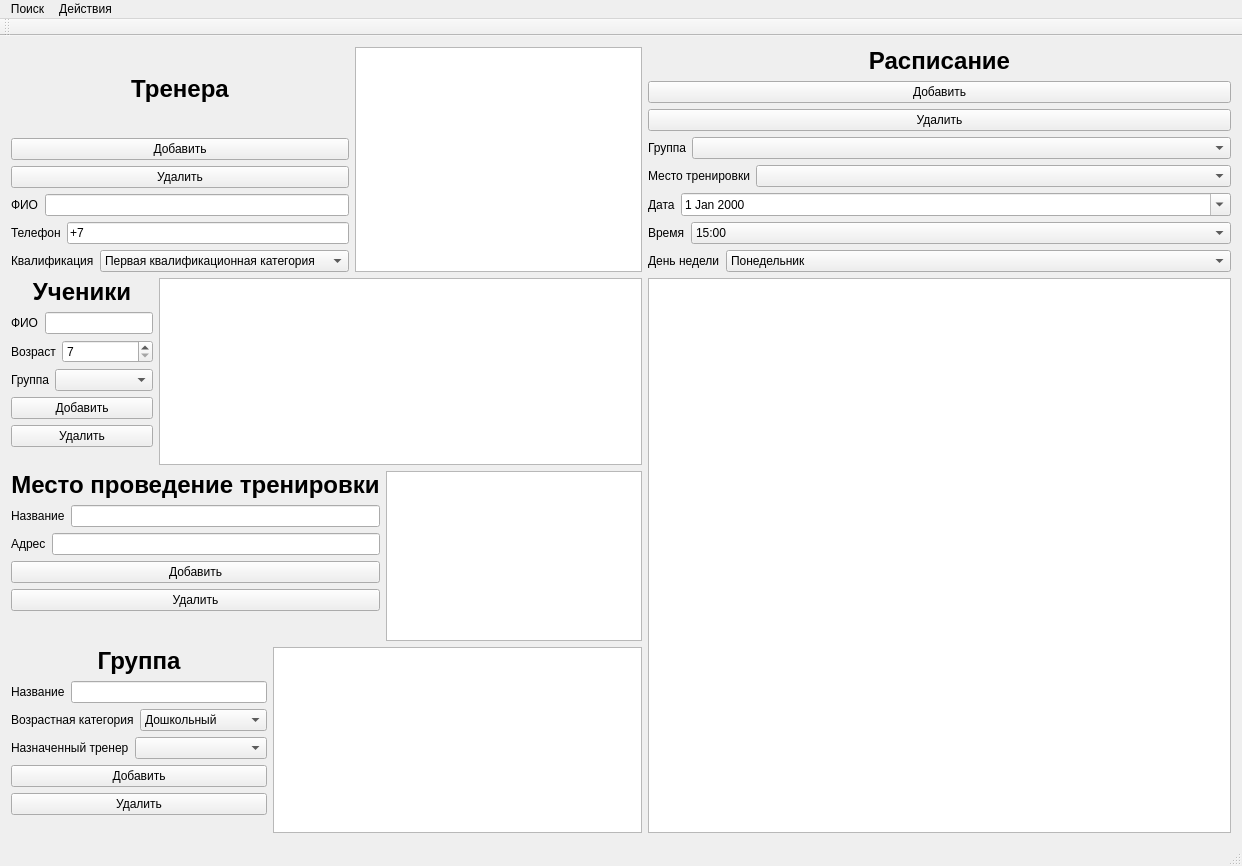
<?xml version="1.0" encoding="UTF-8"?>
<ui version="4.0">
 <class>MainWindow</class>
 <widget class="QMainWindow" name="MainWindow">
  <property name="geometry">
   <rect>
    <x>0</x>
    <y>0</y>
    <width>1242</width>
    <height>866</height>
   </rect>
  </property>
  <property name="windowTitle">
   <string>MainWindow</string>
  </property>
  <widget class="QWidget" name="centralWidget">
   <layout class="QGridLayout" name="gridLayout_4">
    <item row="1" column="4">
     <widget class="QPushButton" name="pushButton_9">
      <property name="text">
       <string>Добавить</string>
      </property>
     </widget>
    </item>
    <item row="11" column="0" colspan="3">
     <layout class="QGridLayout" name="gridLayout_3">
      <item row="3" column="0">
       <widget class="QPushButton" name="pushButton_5">
        <property name="text">
         <string>Добавить</string>
        </property>
       </widget>
      </item>
      <item row="2" column="0">
       <layout class="QHBoxLayout" name="horizontalLayout_17">
        <item>
         <widget class="QLabel" name="label_22">
          <property name="sizePolicy">
           <sizepolicy hsizetype="Maximum" vsizetype="Preferred">
            <horstretch>0</horstretch>
            <verstretch>0</verstretch>
           </sizepolicy>
          </property>
          <property name="text">
           <string>Адрес</string>
          </property>
         </widget>
        </item>
        <item>
         <widget class="QLineEdit" name="lineEdit_9">
          <property name="sizePolicy">
           <sizepolicy hsizetype="Minimum" vsizetype="Fixed">
            <horstretch>0</horstretch>
            <verstretch>0</verstretch>
           </sizepolicy>
          </property>
          <property name="inputMask">
           <string/>
          </property>
         </widget>
        </item>
       </layout>
      </item>
      <item row="5" column="0">
       <spacer name="verticalSpacer_2">
        <property name="orientation">
         <enum>Qt::Vertical</enum>
        </property>
        <property name="sizeHint" stdset="0">
         <size>
          <width>20</width>
          <height>40</height>
         </size>
        </property>
       </spacer>
      </item>
      <item row="0" column="0">
       <widget class="QLabel" name="label_20">
        <property name="text">
         <string>&lt;html&gt;&lt;head/&gt;&lt;body&gt;&lt;p align=&quot;center&quot;&gt;&lt;span style=&quot; font-size:18pt; font-weight:600;&quot;&gt;Место проведение тренировки&lt;/span&gt;&lt;/p&gt;&lt;/body&gt;&lt;/html&gt;</string>
        </property>
       </widget>
      </item>
      <item row="1" column="0">
       <layout class="QHBoxLayout" name="horizontalLayout_16">
        <item>
         <widget class="QLabel" name="label_21">
          <property name="sizePolicy">
           <sizepolicy hsizetype="Maximum" vsizetype="Preferred">
            <horstretch>0</horstretch>
            <verstretch>0</verstretch>
           </sizepolicy>
          </property>
          <property name="text">
           <string>Название</string>
          </property>
         </widget>
        </item>
        <item>
         <widget class="QLineEdit" name="lineEdit_8">
          <property name="sizePolicy">
           <sizepolicy hsizetype="Minimum" vsizetype="Fixed">
            <horstretch>0</horstretch>
            <verstretch>0</verstretch>
           </sizepolicy>
          </property>
         </widget>
        </item>
       </layout>
      </item>
      <item row="4" column="0">
       <widget class="QPushButton" name="pushButton_6">
        <property name="text">
         <string>Удалить</string>
        </property>
       </widget>
      </item>
     </layout>
    </item>
    <item row="11" column="3">
     <widget class="QTableView" name="tableView_4">
      <property name="sizePolicy">
       <sizepolicy hsizetype="Minimum" vsizetype="Expanding">
        <horstretch>0</horstretch>
        <verstretch>0</verstretch>
       </sizepolicy>
      </property>
     </widget>
    </item>
    <item row="3" column="4">
     <layout class="QHBoxLayout" name="horizontalLayout_12">
      <item>
       <widget class="QLabel" name="label_16">
        <property name="sizePolicy">
         <sizepolicy hsizetype="Maximum" vsizetype="Preferred">
          <horstretch>0</horstretch>
          <verstretch>0</verstretch>
         </sizepolicy>
        </property>
        <property name="text">
         <string>Группа</string>
        </property>
       </widget>
      </item>
      <item>
       <widget class="QComboBox" name="comboBox_4">
        <property name="sizePolicy">
         <sizepolicy hsizetype="Minimum" vsizetype="Fixed">
          <horstretch>0</horstretch>
          <verstretch>0</verstretch>
         </sizepolicy>
        </property>
       </widget>
      </item>
     </layout>
    </item>
    <item row="4" column="4">
     <layout class="QHBoxLayout" name="horizontalLayout_13">
      <item>
       <widget class="QLabel" name="label_17">
        <property name="sizePolicy">
         <sizepolicy hsizetype="Maximum" vsizetype="Preferred">
          <horstretch>0</horstretch>
          <verstretch>0</verstretch>
         </sizepolicy>
        </property>
        <property name="text">
         <string>&lt;html&gt;&lt;head/&gt;&lt;body&gt;&lt;p&gt;Место тренировки&lt;/p&gt;&lt;/body&gt;&lt;/html&gt;</string>
        </property>
       </widget>
      </item>
      <item>
       <widget class="QComboBox" name="comboBox_5">
        <property name="sizePolicy">
         <sizepolicy hsizetype="Minimum" vsizetype="Fixed">
          <horstretch>0</horstretch>
          <verstretch>0</verstretch>
         </sizepolicy>
        </property>
       </widget>
      </item>
     </layout>
    </item>
    <item row="5" column="4">
     <layout class="QHBoxLayout" name="horizontalLayout_14">
      <item>
       <widget class="QLabel" name="label_18">
        <property name="sizePolicy">
         <sizepolicy hsizetype="Maximum" vsizetype="Preferred">
          <horstretch>0</horstretch>
          <verstretch>0</verstretch>
         </sizepolicy>
        </property>
        <property name="text">
         <string>Дата</string>
        </property>
       </widget>
      </item>
      <item>
       <widget class="QDateEdit" name="dateEdit">
        <property name="calendarPopup">
         <bool>true</bool>
        </property>
       </widget>
      </item>
     </layout>
    </item>
    <item row="6" column="4">
     <layout class="QHBoxLayout" name="horizontalLayout_8">
      <item>
       <widget class="QLabel" name="label_9">
        <property name="sizePolicy">
         <sizepolicy hsizetype="Maximum" vsizetype="Preferred">
          <horstretch>0</horstretch>
          <verstretch>0</verstretch>
         </sizepolicy>
        </property>
        <property name="text">
         <string>Время</string>
        </property>
       </widget>
      </item>
      <item>
       <widget class="QComboBox" name="comboBox_8">
        <property name="sizePolicy">
         <sizepolicy hsizetype="Minimum" vsizetype="Fixed">
          <horstretch>0</horstretch>
          <verstretch>0</verstretch>
         </sizepolicy>
        </property>
        <item>
         <property name="text">
          <string>15:00</string>
         </property>
        </item>
        <item>
         <property name="text">
          <string>16:00</string>
         </property>
        </item>
        <item>
         <property name="text">
          <string>17:00</string>
         </property>
        </item>
        <item>
         <property name="text">
          <string>18:00</string>
         </property>
        </item>
        <item>
         <property name="text">
          <string>19:00</string>
         </property>
        </item>
        <item>
         <property name="text">
          <string>20:00</string>
         </property>
        </item>
       </widget>
      </item>
     </layout>
    </item>
    <item row="7" column="4">
     <layout class="QHBoxLayout" name="horizontalLayout_15">
      <item>
       <widget class="QLabel" name="label_19">
        <property name="sizePolicy">
         <sizepolicy hsizetype="Maximum" vsizetype="Preferred">
          <horstretch>0</horstretch>
          <verstretch>0</verstretch>
         </sizepolicy>
        </property>
        <property name="text">
         <string>День недели</string>
        </property>
       </widget>
      </item>
      <item>
       <widget class="QComboBox" name="comboBox_6">
        <property name="sizePolicy">
         <sizepolicy hsizetype="Minimum" vsizetype="Fixed">
          <horstretch>0</horstretch>
          <verstretch>0</verstretch>
         </sizepolicy>
        </property>
        <item>
         <property name="text">
          <string>Понедельник</string>
         </property>
        </item>
        <item>
         <property name="text">
          <string>Вторник</string>
         </property>
        </item>
        <item>
         <property name="text">
          <string>Среда</string>
         </property>
        </item>
        <item>
         <property name="text">
          <string>Четверг</string>
         </property>
        </item>
        <item>
         <property name="text">
          <string>Пятница</string>
         </property>
        </item>
        <item>
         <property name="text">
          <string>Суббота</string>
         </property>
        </item>
        <item>
         <property name="text">
          <string>Воскресенье</string>
         </property>
        </item>
       </widget>
      </item>
     </layout>
    </item>
    <item row="0" column="0" rowspan="8" colspan="4">
     <layout class="QGridLayout" name="gridLayout_5">
      <item row="1" column="0">
       <widget class="QPushButton" name="pushButton">
        <property name="text">
         <string>Добавить</string>
        </property>
       </widget>
      </item>
      <item row="0" column="0">
       <widget class="QLabel" name="label">
        <property name="text">
         <string>&lt;html&gt;&lt;head/&gt;&lt;body&gt;&lt;p align=&quot;center&quot;&gt;&lt;span style=&quot; font-size:18pt; font-weight:600;&quot;&gt;Тренера&lt;/span&gt;&lt;/p&gt;&lt;/body&gt;&lt;/html&gt;</string>
        </property>
       </widget>
      </item>
      <item row="0" column="1" rowspan="4">
       <widget class="QTableView" name="tableView"/>
      </item>
      <item row="3" column="0">
       <layout class="QVBoxLayout" name="verticalLayout">
        <item>
         <layout class="QHBoxLayout" name="horizontalLayout_4">
          <item>
           <widget class="QLabel" name="label_2">
            <property name="sizePolicy">
             <sizepolicy hsizetype="Maximum" vsizetype="Preferred">
              <horstretch>0</horstretch>
              <verstretch>0</verstretch>
             </sizepolicy>
            </property>
            <property name="text">
             <string>ФИО</string>
            </property>
           </widget>
          </item>
          <item>
           <widget class="QLineEdit" name="lineEdit">
            <property name="sizePolicy">
             <sizepolicy hsizetype="Minimum" vsizetype="Fixed">
              <horstretch>0</horstretch>
              <verstretch>0</verstretch>
             </sizepolicy>
            </property>
           </widget>
          </item>
         </layout>
        </item>
        <item>
         <layout class="QHBoxLayout" name="horizontalLayout_3">
          <item>
           <widget class="QLabel" name="label_3">
            <property name="sizePolicy">
             <sizepolicy hsizetype="Maximum" vsizetype="Preferred">
              <horstretch>0</horstretch>
              <verstretch>0</verstretch>
             </sizepolicy>
            </property>
            <property name="text">
             <string>Телефон</string>
            </property>
           </widget>
          </item>
          <item>
           <widget class="QLineEdit" name="lineEdit_2">
            <property name="sizePolicy">
             <sizepolicy hsizetype="Minimum" vsizetype="Fixed">
              <horstretch>0</horstretch>
              <verstretch>0</verstretch>
             </sizepolicy>
            </property>
            <property name="inputMask">
             <string/>
            </property>
            <property name="text">
             <string>+7</string>
            </property>
            <property name="maxLength">
             <number>12</number>
            </property>
           </widget>
          </item>
         </layout>
        </item>
        <item>
         <layout class="QHBoxLayout" name="horizontalLayout">
          <item>
           <widget class="QLabel" name="label_5">
            <property name="sizePolicy">
             <sizepolicy hsizetype="Maximum" vsizetype="Preferred">
              <horstretch>0</horstretch>
              <verstretch>0</verstretch>
             </sizepolicy>
            </property>
            <property name="text">
             <string>Квалификация</string>
            </property>
           </widget>
          </item>
          <item>
           <widget class="QComboBox" name="comboBox">
            <property name="sizePolicy">
             <sizepolicy hsizetype="Minimum" vsizetype="Fixed">
              <horstretch>0</horstretch>
              <verstretch>0</verstretch>
             </sizepolicy>
            </property>
            <item>
             <property name="text">
              <string>Первая квалификационная категория</string>
             </property>
            </item>
            <item>
             <property name="text">
              <string>Вторая квалификационная категория</string>
             </property>
            </item>
            <item>
             <property name="text">
              <string>Высшая квалификационная категория</string>
             </property>
            </item>
           </widget>
          </item>
         </layout>
        </item>
       </layout>
      </item>
      <item row="2" column="0">
       <widget class="QPushButton" name="pushButton_2">
        <property name="text">
         <string>Удалить</string>
        </property>
       </widget>
      </item>
     </layout>
    </item>
    <item row="0" column="4">
     <widget class="QLabel" name="label_15">
      <property name="text">
       <string>&lt;html&gt;&lt;head/&gt;&lt;body&gt;&lt;p align=&quot;center&quot;&gt;&lt;span style=&quot; font-size:18pt; font-weight:600;&quot;&gt;Расписание&lt;/span&gt;&lt;/p&gt;&lt;/body&gt;&lt;/html&gt;</string>
      </property>
     </widget>
    </item>
    <item row="10" column="0">
     <layout class="QGridLayout" name="gridLayout_2">
      <item row="4" column="0">
       <widget class="QPushButton" name="pushButton_3">
        <property name="text">
         <string>Добавить</string>
        </property>
       </widget>
      </item>
      <item row="6" column="0">
       <spacer name="verticalSpacer">
        <property name="orientation">
         <enum>Qt::Vertical</enum>
        </property>
        <property name="sizeHint" stdset="0">
         <size>
          <width>20</width>
          <height>40</height>
         </size>
        </property>
       </spacer>
      </item>
      <item row="1" column="0">
       <layout class="QHBoxLayout" name="horizontalLayout_9">
        <item>
         <widget class="QLabel" name="label_12">
          <property name="sizePolicy">
           <sizepolicy hsizetype="Maximum" vsizetype="Preferred">
            <horstretch>0</horstretch>
            <verstretch>0</verstretch>
           </sizepolicy>
          </property>
          <property name="text">
           <string>ФИО</string>
          </property>
         </widget>
        </item>
        <item>
         <widget class="QLineEdit" name="lineEdit_7">
          <property name="sizePolicy">
           <sizepolicy hsizetype="Minimum" vsizetype="Fixed">
            <horstretch>0</horstretch>
            <verstretch>0</verstretch>
           </sizepolicy>
          </property>
         </widget>
        </item>
       </layout>
      </item>
      <item row="2" column="0">
       <layout class="QHBoxLayout" name="horizontalLayout_10">
        <item>
         <widget class="QLabel" name="label_13">
          <property name="sizePolicy">
           <sizepolicy hsizetype="Maximum" vsizetype="Preferred">
            <horstretch>0</horstretch>
            <verstretch>0</verstretch>
           </sizepolicy>
          </property>
          <property name="text">
           <string>Возраст</string>
          </property>
         </widget>
        </item>
        <item>
         <widget class="QSpinBox" name="spinBox">
          <property name="minimum">
           <number>7</number>
          </property>
          <property name="maximum">
           <number>30</number>
          </property>
         </widget>
        </item>
       </layout>
      </item>
      <item row="3" column="0">
       <layout class="QHBoxLayout" name="horizontalLayout_11">
        <item>
         <widget class="QLabel" name="label_14">
          <property name="sizePolicy">
           <sizepolicy hsizetype="Maximum" vsizetype="Preferred">
            <horstretch>0</horstretch>
            <verstretch>0</verstretch>
           </sizepolicy>
          </property>
          <property name="text">
           <string>Группа</string>
          </property>
         </widget>
        </item>
        <item>
         <widget class="QComboBox" name="comboBox_3">
          <property name="sizePolicy">
           <sizepolicy hsizetype="Minimum" vsizetype="Fixed">
            <horstretch>0</horstretch>
            <verstretch>0</verstretch>
           </sizepolicy>
          </property>
         </widget>
        </item>
       </layout>
      </item>
      <item row="0" column="0">
       <widget class="QLabel" name="label_11">
        <property name="text">
         <string>&lt;html&gt;&lt;head/&gt;&lt;body&gt;&lt;p align=&quot;center&quot;&gt;&lt;span style=&quot; font-size:18pt; font-weight:600;&quot;&gt;Ученики&lt;/span&gt;&lt;/p&gt;&lt;/body&gt;&lt;/html&gt;</string>
        </property>
       </widget>
      </item>
      <item row="5" column="0">
       <widget class="QPushButton" name="pushButton_4">
        <property name="text">
         <string>Удалить</string>
        </property>
       </widget>
      </item>
     </layout>
    </item>
    <item row="10" column="4" rowspan="3">
     <widget class="QTableView" name="tableView_3"/>
    </item>
    <item row="12" column="0" colspan="2">
     <layout class="QGridLayout" name="gridLayout">
      <item row="4" column="0">
       <widget class="QPushButton" name="pushButton_7">
        <property name="text">
         <string>Добавить</string>
        </property>
       </widget>
      </item>
      <item row="6" column="0">
       <spacer name="verticalSpacer_3">
        <property name="orientation">
         <enum>Qt::Vertical</enum>
        </property>
        <property name="sizeHint" stdset="0">
         <size>
          <width>20</width>
          <height>40</height>
         </size>
        </property>
       </spacer>
      </item>
      <item row="3" column="0">
       <layout class="QHBoxLayout" name="horizontalLayout_7">
        <item>
         <widget class="QLabel" name="label_8">
          <property name="sizePolicy">
           <sizepolicy hsizetype="Maximum" vsizetype="Preferred">
            <horstretch>0</horstretch>
            <verstretch>0</verstretch>
           </sizepolicy>
          </property>
          <property name="text">
           <string>Назначенный тренер</string>
          </property>
         </widget>
        </item>
        <item>
         <widget class="QComboBox" name="comboBox_7">
          <property name="sizePolicy">
           <sizepolicy hsizetype="Minimum" vsizetype="Fixed">
            <horstretch>0</horstretch>
            <verstretch>0</verstretch>
           </sizepolicy>
          </property>
         </widget>
        </item>
       </layout>
      </item>
      <item row="2" column="0">
       <layout class="QHBoxLayout" name="horizontalLayout_6">
        <item>
         <widget class="QLabel" name="label_7">
          <property name="sizePolicy">
           <sizepolicy hsizetype="Maximum" vsizetype="Preferred">
            <horstretch>0</horstretch>
            <verstretch>0</verstretch>
           </sizepolicy>
          </property>
          <property name="text">
           <string>Возрастная категория</string>
          </property>
         </widget>
        </item>
        <item>
         <widget class="QComboBox" name="comboBox_2">
          <property name="sizePolicy">
           <sizepolicy hsizetype="Minimum" vsizetype="Fixed">
            <horstretch>0</horstretch>
            <verstretch>0</verstretch>
           </sizepolicy>
          </property>
          <item>
           <property name="text">
            <string>Дошкольный</string>
           </property>
          </item>
          <item>
           <property name="text">
            <string>Школьный</string>
           </property>
          </item>
          <item>
           <property name="text">
            <string>Подростковый</string>
           </property>
          </item>
          <item>
           <property name="text">
            <string>Взрослый</string>
           </property>
          </item>
         </widget>
        </item>
       </layout>
      </item>
      <item row="1" column="0">
       <layout class="QHBoxLayout" name="horizontalLayout_5">
        <item>
         <widget class="QLabel" name="label_6">
          <property name="sizePolicy">
           <sizepolicy hsizetype="Maximum" vsizetype="Preferred">
            <horstretch>0</horstretch>
            <verstretch>0</verstretch>
           </sizepolicy>
          </property>
          <property name="text">
           <string>Название</string>
          </property>
         </widget>
        </item>
        <item>
         <widget class="QLineEdit" name="lineEdit_4">
          <property name="sizePolicy">
           <sizepolicy hsizetype="Minimum" vsizetype="Fixed">
            <horstretch>0</horstretch>
            <verstretch>0</verstretch>
           </sizepolicy>
          </property>
         </widget>
        </item>
       </layout>
      </item>
      <item row="0" column="0">
       <widget class="QLabel" name="label_24">
        <property name="text">
         <string>&lt;html&gt;&lt;head/&gt;&lt;body&gt;&lt;p align=&quot;center&quot;&gt;&lt;span style=&quot; font-size:18pt; font-weight:600;&quot;&gt;Группа&lt;/span&gt;&lt;/p&gt;&lt;/body&gt;&lt;/html&gt;</string>
        </property>
       </widget>
      </item>
      <item row="5" column="0">
       <widget class="QPushButton" name="pushButton_8">
        <property name="text">
         <string>Удалить</string>
        </property>
       </widget>
      </item>
     </layout>
    </item>
    <item row="12" column="2" colspan="2">
     <widget class="QTableView" name="tableView_5"/>
    </item>
    <item row="10" column="1" colspan="3">
     <widget class="QTableView" name="tableView_2"/>
    </item>
    <item row="2" column="4">
     <widget class="QPushButton" name="pushButton_10">
      <property name="text">
       <string>Удалить</string>
      </property>
     </widget>
    </item>
   </layout>
  </widget>
  <widget class="QMenuBar" name="menuBar">
   <property name="geometry">
    <rect>
     <x>0</x>
     <y>0</y>
     <width>1242</width>
     <height>21</height>
    </rect>
   </property>
   <widget class="QMenu" name="menu">
    <property name="title">
     <string>Поиск</string>
    </property>
    <addaction name="action"/>
    <addaction name="action_2"/>
    <addaction name="action_3"/>
   </widget>
   <widget class="QMenu" name="menu_2">
    <property name="title">
     <string>Действия</string>
    </property>
    <addaction name="action_4"/>
    <addaction name="action_5"/>
    <addaction name="action_6"/>
   </widget>
   <addaction name="menu"/>
   <addaction name="menu_2"/>
  </widget>
  <widget class="QToolBar" name="mainToolBar">
   <attribute name="toolBarArea">
    <enum>TopToolBarArea</enum>
   </attribute>
   <attribute name="toolBarBreak">
    <bool>false</bool>
   </attribute>
  </widget>
  <widget class="QStatusBar" name="statusBar"/>
  <action name="action">
   <property name="text">
    <string>Ученика</string>
   </property>
  </action>
  <action name="action_2">
   <property name="text">
    <string>Тренера</string>
   </property>
  </action>
  <action name="action_3">
   <property name="text">
    <string>Информации о расписании</string>
   </property>
  </action>
  <action name="action_4">
   <property name="text">
    <string>Просмотреть расписание</string>
   </property>
  </action>
  <action name="action_5">
   <property name="text">
    <string>Просмотреть информацию об ученике</string>
   </property>
  </action>
  <action name="action_6">
   <property name="text">
    <string>Просмотреть информацию об тренере</string>
   </property>
  </action>
 </widget>
 <layoutdefault spacing="6" margin="11"/>
 <resources/>
 <connections/>
</ui>
